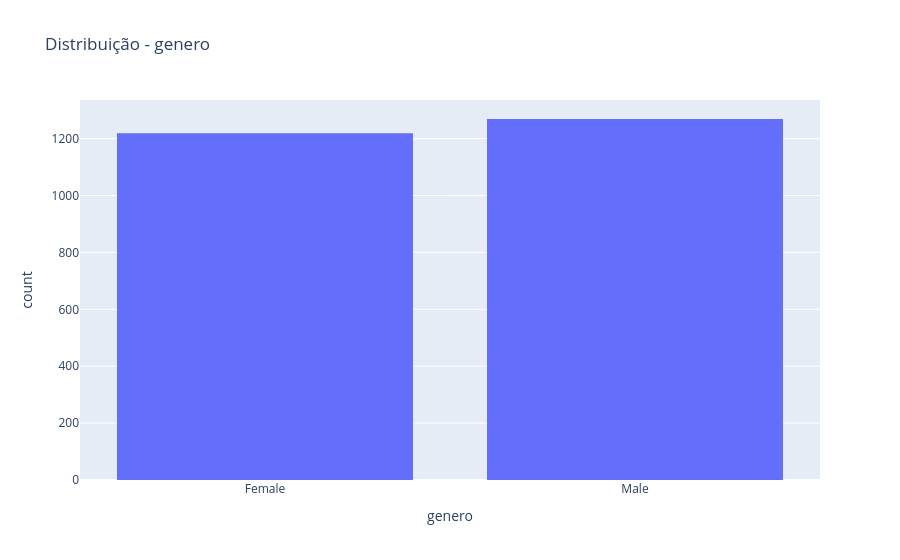
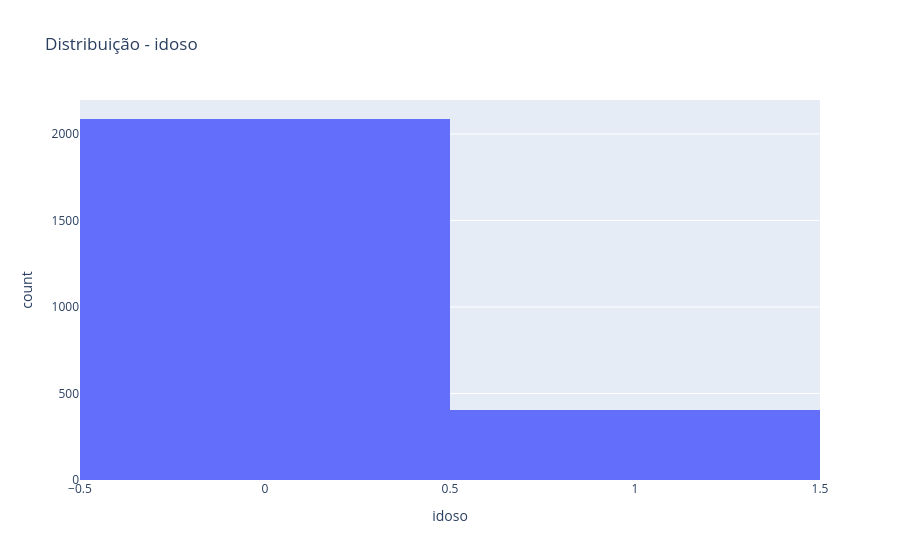
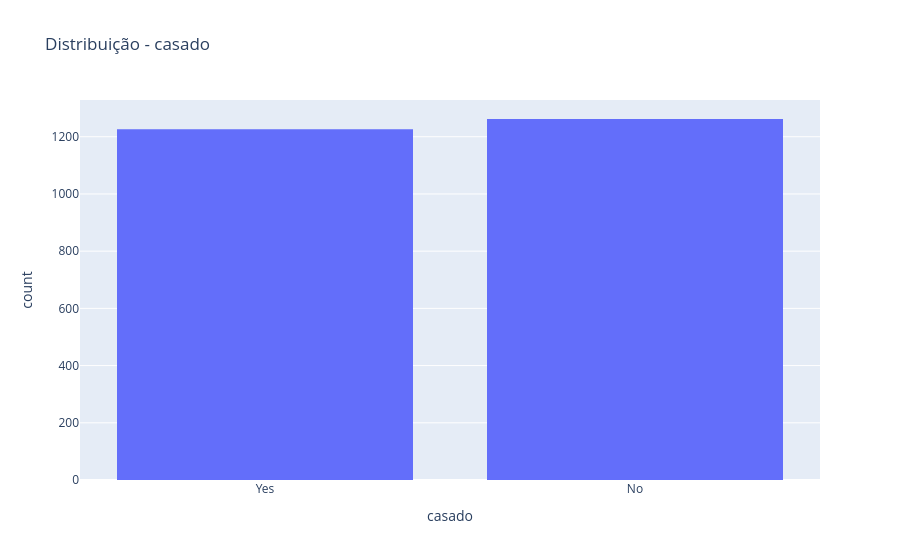
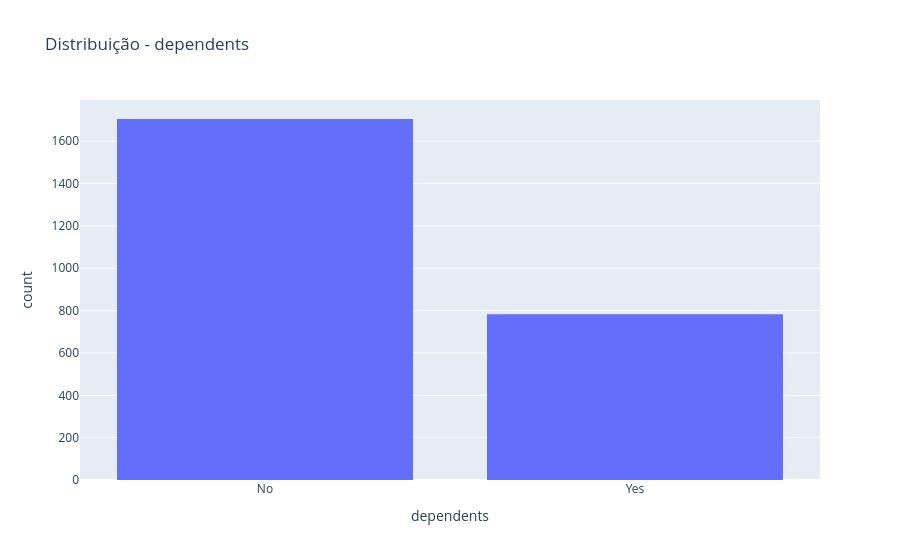

The notebook cell these images were saved under, in order:
### Code cell
#já pega logo todas as variáveis e faz os processos
variaveis = [
    'genero',
    'idoso',
    'casado',
    'dependents',
    'servico_telefone',    
    'churn'
]
#faz o looping começando com o nome de kd uma dps calcula a porcentagem e traz o gráfico
for var in variaveis:
    print(f'\n {var}')
    print((df[var].value_counts(normalize=True) * 100).round(2))


for var in variaveis:
    fig = px.histogram(df, x=var, title=f'Distribuição - {var}')
    fig.show()

### Figure 1 — Plotly figure (JSON) as saved in the notebook; plotly's stock layout.template omitted (floating-point values rounded to 4 significant figures; data arrays with more than 128 entries replaced by an {"elided": "..."} marker saying what was removed)
{"data": [{"bingroup": "x", "hovertemplate": "genero=%{x}<br>count=%{y}<extra></extra>", "legendgroup": "", "marker": {"color": "#636efa", "pattern": {"shape": ""}}, "name": "", "orientation": "v", "showlegend": false, "type": "histogram", "x": {"elided": "2488 str values"}, "xaxis": "x", "yaxis": "y"}], "layout": {"barmode": "relative", "legend": {"tracegroupgap": 0}, "title": {"text": "Distribuição - genero"}, "xaxis": {"anchor": "y", "domain": [0, 1], "title": {"text": "genero"}}, "yaxis": {"anchor": "x", "domain": [0, 1], "title": {"text": "count"}}}}

### Figure 2 — Plotly figure (JSON) as saved in the notebook; plotly's stock layout.template omitted (floating-point values rounded to 4 significant figures; data arrays with more than 128 entries replaced by an {"elided": "..."} marker saying what was removed)
{"data": [{"bingroup": "x", "hovertemplate": "idoso=%{x}<br>count=%{y}<extra></extra>", "legendgroup": "", "marker": {"color": "#636efa", "pattern": {"shape": ""}}, "name": "", "orientation": "v", "showlegend": false, "type": "histogram", "x": {"elided": "2488 int values"}, "xaxis": "x", "yaxis": "y"}], "layout": {"barmode": "relative", "legend": {"tracegroupgap": 0}, "title": {"text": "Distribuição - idoso"}, "xaxis": {"anchor": "y", "domain": [0, 1], "title": {"text": "idoso"}}, "yaxis": {"anchor": "x", "domain": [0, 1], "title": {"text": "count"}}}}

### Figure 3 — Plotly figure (JSON) as saved in the notebook; plotly's stock layout.template omitted (floating-point values rounded to 4 significant figures; data arrays with more than 128 entries replaced by an {"elided": "..."} marker saying what was removed)
{"data": [{"bingroup": "x", "hovertemplate": "casado=%{x}<br>count=%{y}<extra></extra>", "legendgroup": "", "marker": {"color": "#636efa", "pattern": {"shape": ""}}, "name": "", "orientation": "v", "showlegend": false, "type": "histogram", "x": {"elided": "2488 str values"}, "xaxis": "x", "yaxis": "y"}], "layout": {"barmode": "relative", "legend": {"tracegroupgap": 0}, "title": {"text": "Distribuição - casado"}, "xaxis": {"anchor": "y", "domain": [0, 1], "title": {"text": "casado"}}, "yaxis": {"anchor": "x", "domain": [0, 1], "title": {"text": "count"}}}}

### Figure 4 — Plotly figure (JSON) as saved in the notebook; plotly's stock layout.template omitted (floating-point values rounded to 4 significant figures; data arrays with more than 128 entries replaced by an {"elided": "..."} marker saying what was removed)
{"data": [{"bingroup": "x", "hovertemplate": "dependents=%{x}<br>count=%{y}<extra></extra>", "legendgroup": "", "marker": {"color": "#636efa", "pattern": {"shape": ""}}, "name": "", "orientation": "v", "showlegend": false, "type": "histogram", "x": {"elided": "2488 str values"}, "xaxis": "x", "yaxis": "y"}], "layout": {"barmode": "relative", "legend": {"tracegroupgap": 0}, "title": {"text": "Distribuição - dependents"}, "xaxis": {"anchor": "y", "domain": [0, 1], "title": {"text": "dependents"}}, "yaxis": {"anchor": "x", "domain": [0, 1], "title": {"text": "count"}}}}
